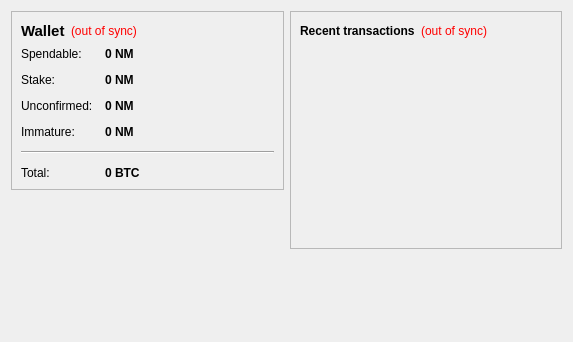
<?xml version="1.0" encoding="UTF-8"?>
<ui version="4.0">
 <class>OverviewPage</class>
 <widget class="QWidget" name="OverviewPage">
  <property name="geometry">
   <rect>
    <x>0</x>
    <y>0</y>
    <width>573</width>
    <height>342</height>
   </rect>
  </property>
  <property name="windowTitle">
   <string>Form</string>
  </property>
  <layout class="QHBoxLayout" name="horizontalLayout" stretch="1,1">
   <item>
    <layout class="QVBoxLayout" name="verticalLayout_2">
     <item>
      <widget class="QFrame" name="frame">
       <property name="frameShape">
        <enum>QFrame::StyledPanel</enum>
       </property>
       <property name="frameShadow">
        <enum>QFrame::Raised</enum>
       </property>
       <layout class="QVBoxLayout" name="verticalLayout_4">
        <item>
         <layout class="QHBoxLayout" name="horizontalLayout_4">
          <item>
           <widget class="QLabel" name="label_5">
            <property name="font">
             <font>
              <pointsize>11</pointsize>
              <weight>75</weight>
              <bold>true</bold>
             </font>
            </property>
            <property name="text">
             <string>Wallet</string>
            </property>
           </widget>
          </item>
          <item>
           <widget class="QLabel" name="labelWalletStatus">
            <property name="toolTip">
             <string>The displayed information may be out of date. Your wallet automatically synchronizes with the Nightmare network after a connection is established, but this process has not completed yet.</string>
            </property>
            <property name="styleSheet">
             <string notr="true">QLabel { color: red; }</string>
            </property>
            <property name="text">
             <string notr="true">(out of sync)</string>
            </property>
            <property name="alignment">
             <set>Qt::AlignLeading|Qt::AlignLeft|Qt::AlignVCenter</set>
            </property>
           </widget>
          </item>
          <item>
           <spacer name="horizontalSpacer_2">
            <property name="orientation">
             <enum>Qt::Horizontal</enum>
            </property>
            <property name="sizeHint" stdset="0">
             <size>
              <width>40</width>
              <height>20</height>
             </size>
            </property>
           </spacer>
          </item>
         </layout>
        </item>
        <item>
         <layout class="QFormLayout" name="formLayout_2">
          <property name="fieldGrowthPolicy">
           <enum>QFormLayout::AllNonFixedFieldsGrow</enum>
          </property>
          <property name="horizontalSpacing">
           <number>12</number>
          </property>
          <property name="verticalSpacing">
           <number>12</number>
          </property>
          <item row="0" column="0">
           <widget class="QLabel" name="label">
            <property name="text">
             <string>Spendable:</string>
            </property>
           </widget>
          </item>
          <item row="0" column="1">
           <widget class="QLabel" name="labelBalance">
            <property name="font">
             <font>
              <weight>75</weight>
              <bold>true</bold>
             </font>
            </property>
            <property name="cursor">
             <cursorShape>IBeamCursor</cursorShape>
            </property>
            <property name="toolTip">
             <string>Your current spendable balance</string>
            </property>
            <property name="text">
             <string notr="true">0 NM</string>
            </property>
            <property name="textInteractionFlags">
             <set>Qt::LinksAccessibleByMouse|Qt::TextSelectableByKeyboard|Qt::TextSelectableByMouse</set>
            </property>
           </widget>
          </item>
          <item row="1" column="0">
           <widget class="QLabel" name="label_6">
            <property name="text">
             <string>Stake:</string>
            </property>
           </widget>
          </item>
          <item row="1" column="1">
           <widget class="QLabel" name="labelStake">
            <property name="font">
             <font>
              <weight>75</weight>
              <bold>true</bold>
             </font>
            </property>
            <property name="cursor">
             <cursorShape>IBeamCursor</cursorShape>
            </property>
            <property name="toolTip">
             <string>Total of coins that was staked, and do not yet count toward the current balance</string>
            </property>
            <property name="text">
             <string notr="true">0 NM</string>
            </property>
            <property name="textInteractionFlags">
             <set>Qt::LinksAccessibleByMouse|Qt::TextSelectableByKeyboard|Qt::TextSelectableByMouse</set>
            </property>
           </widget>
          </item>
          <item row="2" column="0">
           <widget class="QLabel" name="label_3">
            <property name="text">
             <string>Unconfirmed:</string>
            </property>
           </widget>
          </item>
          <item row="2" column="1">
           <widget class="QLabel" name="labelUnconfirmed">
            <property name="font">
             <font>
              <weight>75</weight>
              <bold>true</bold>
             </font>
            </property>
            <property name="cursor">
             <cursorShape>IBeamCursor</cursorShape>
            </property>
            <property name="toolTip">
             <string>Total of transactions that have yet to be confirmed, and do not yet count toward the current balance</string>
            </property>
            <property name="text">
             <string notr="true">0 NM</string>
            </property>
            <property name="textInteractionFlags">
             <set>Qt::LinksAccessibleByMouse|Qt::TextSelectableByKeyboard|Qt::TextSelectableByMouse</set>
            </property>
           </widget>
          </item>
          <item row="3" column="0">
           <widget class="QLabel" name="labelImmatureText">
            <property name="text">
             <string>Immature:</string>
            </property>
           </widget>
          </item>
          <item row="3" column="1">
           <widget class="QLabel" name="labelImmature">
            <property name="font">
             <font>
              <weight>75</weight>
              <bold>true</bold>
             </font>
            </property>
            <property name="toolTip">
             <string>Mined balance that has not yet matured</string>
            </property>
            <property name="text">
             <string notr="true">0 NM</string>
            </property>
            <property name="textInteractionFlags">
             <set>Qt::LinksAccessibleByMouse|Qt::TextSelectableByKeyboard|Qt::TextSelectableByMouse</set>
            </property>
           </widget>
          </item>
          <item row="4" column="0" colspan="2">
           <widget class="Line" name="line">
            <property name="orientation">
             <enum>Qt::Horizontal</enum>
            </property>
           </widget>
          </item>
          <item row="5" column="0">
           <widget class="QLabel" name="labelTotalText">
            <property name="text">
             <string>Total:</string>
            </property>
           </widget>
          </item>
          <item row="5" column="1">
           <widget class="QLabel" name="labelTotal">
            <property name="font">
             <font>
              <weight>75</weight>
              <bold>true</bold>
             </font>
            </property>
            <property name="cursor">
             <cursorShape>IBeamCursor</cursorShape>
            </property>
            <property name="toolTip">
             <string>Your current total balance</string>
            </property>
            <property name="text">
             <string notr="true">0 BTC</string>
            </property>
            <property name="textInteractionFlags">
             <set>Qt::LinksAccessibleByMouse|Qt::TextSelectableByKeyboard|Qt::TextSelectableByMouse</set>
            </property>
           </widget>
          </item>
         </layout>
        </item>
       </layout>
      </widget>
     </item>
     <item>
      <spacer name="verticalSpacer">
       <property name="orientation">
        <enum>Qt::Vertical</enum>
       </property>
       <property name="sizeHint" stdset="0">
        <size>
         <width>20</width>
         <height>40</height>
        </size>
       </property>
      </spacer>
     </item>
     <item>
      <widget class="QLabel" name="label_2">
       <property name="text">
        <string/>
       </property>
       <property name="pixmap">
        <pixmap resource="../bitcoin.qrc">:/icons/nightmare</pixmap>
       </property>
      </widget>
     </item>
    </layout>
   </item>
   <item>
    <layout class="QVBoxLayout" name="verticalLayout_3">
     <item>
      <widget class="QFrame" name="frame_2">
       <property name="frameShape">
        <enum>QFrame::StyledPanel</enum>
       </property>
       <property name="frameShadow">
        <enum>QFrame::Raised</enum>
       </property>
       <layout class="QVBoxLayout" name="verticalLayout">
        <item>
         <layout class="QHBoxLayout" name="horizontalLayout_2">
          <item>
           <widget class="QLabel" name="label_4">
            <property name="text">
             <string>&lt;b&gt;Recent transactions&lt;/b&gt;</string>
            </property>
           </widget>
          </item>
          <item>
           <widget class="QLabel" name="labelTransactionsStatus">
            <property name="toolTip">
             <string>The displayed information may be out of date. Your wallet automatically synchronizes with the Nightmare network after a connection is established, but this process has not completed yet.</string>
            </property>
            <property name="styleSheet">
             <string notr="true">QLabel { color: red; }</string>
            </property>
            <property name="text">
             <string notr="true">(out of sync)</string>
            </property>
            <property name="alignment">
             <set>Qt::AlignRight|Qt::AlignTrailing|Qt::AlignVCenter</set>
            </property>
           </widget>
          </item>
          <item>
           <spacer name="horizontalSpacer">
            <property name="orientation">
             <enum>Qt::Horizontal</enum>
            </property>
            <property name="sizeHint" stdset="0">
             <size>
              <width>40</width>
              <height>20</height>
             </size>
            </property>
           </spacer>
          </item>
         </layout>
        </item>
        <item>
         <widget class="QListView" name="listTransactions">
          <property name="styleSheet">
           <string notr="true">QListView { background: transparent; }</string>
          </property>
          <property name="frameShape">
           <enum>QFrame::NoFrame</enum>
          </property>
          <property name="verticalScrollBarPolicy">
           <enum>Qt::ScrollBarAlwaysOff</enum>
          </property>
          <property name="horizontalScrollBarPolicy">
           <enum>Qt::ScrollBarAlwaysOff</enum>
          </property>
          <property name="selectionMode">
           <enum>QAbstractItemView::NoSelection</enum>
          </property>
         </widget>
        </item>
       </layout>
      </widget>
     </item>
     <item>
      <spacer name="verticalSpacer_2">
       <property name="orientation">
        <enum>Qt::Vertical</enum>
       </property>
       <property name="sizeHint" stdset="0">
        <size>
         <width>20</width>
         <height>40</height>
        </size>
       </property>
      </spacer>
     </item>
    </layout>
   </item>
  </layout>
 </widget>
 <resources>
  <include location="../bitcoin.qrc"/>
 </resources>
 <connections/>
</ui>
